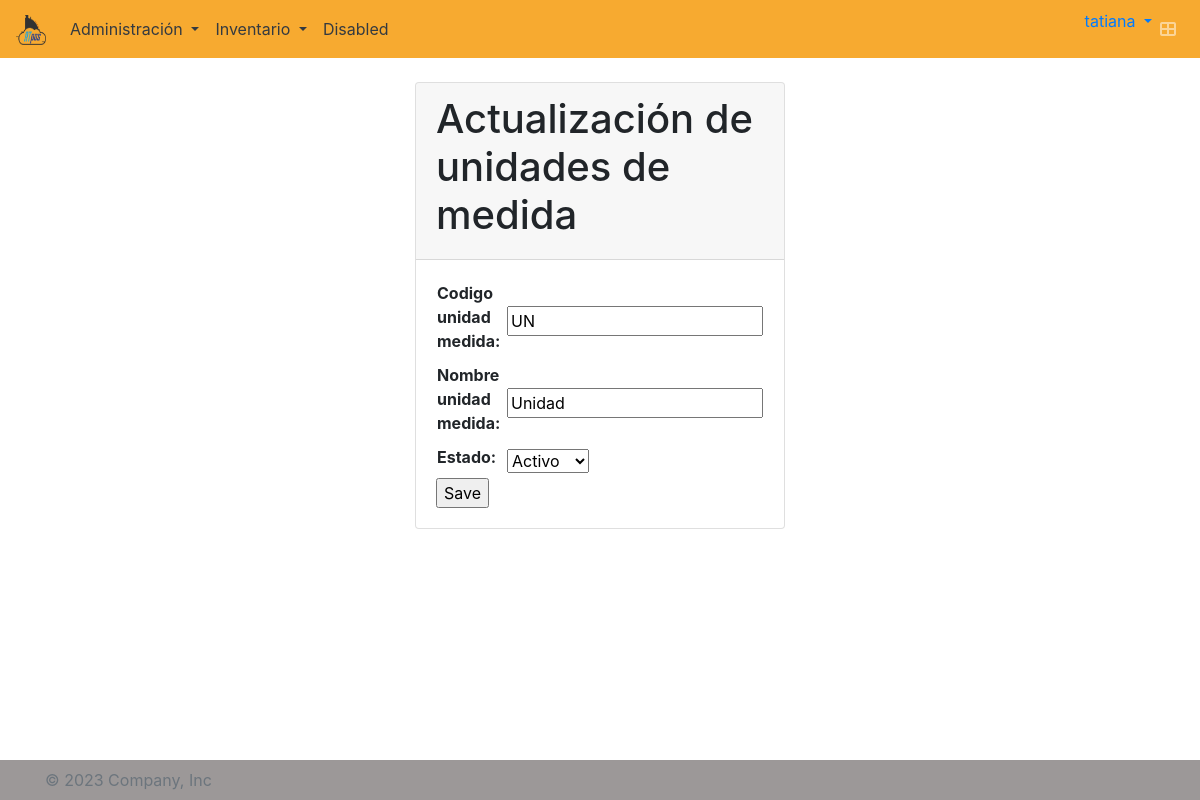
Page /unidadmedida/update/8/ (signed in) on the committed database.
### atpos/models.py (models this page shows, shortened)
class Usuario(AbstractUser):
    empresa = models.ForeignKey(Empresa, on_delete=models.CASCADE, blank=True, null=True)
    tel_inicial = models.CharField(max_length=10, blank=True, null=True)
    class Meta:
        default_permissions = ()
        permissions = [('add_usuario', 'Usuario crear'),
                        ('change_usuario', 'Usuario modificar'),
                        ('delete_usuario', 'Usuario eliminar'),
                        ('view_usuario', 'Usuario ver'),
                        ('password_usuario', 'Puede cambiar la clave usuario')]

class UnidadMedida(models.Model):
    codigo_unidad_medida = models.CharField(max_length=30, unique=False)
    nombre_unidad_medida = models.CharField(max_length=30, unique=False)
    estado = models.CharField(max_length=1, choices=ESTADO, default=ACTIVO )
    empresa = models.ForeignKey(Empresa, on_delete=models.CASCADE)
    class Meta:
        default_permissions = ()
        permissions = [('add_unidadmedida', 'Unidad Medida crear'),
                       ('change_unidadmedida', 'Unidad Medida modificar'),
                       ('delete_unidadmedida', 'Unidad Medida eliminar'),
                       ('view_unidadmedida', 'Unidad Medida ver')]
        unique_together = ('codigo_unidad_medida', 'empresa')

### atpos/views.py (the view, shortened to what this page needs)
# urls.py: path('unidadmedida/update/<int:pk>/', login_required(UnidadMedidaUpdate.as_view()), name='unidadmedida-update'),
class UnidadMedidaUpdate(UpdateView):
    model = UnidadMedida
    fields = ['codigo_unidad_medida', 'nombre_unidad_medida', 'estado']
    template_name_suffix = '_update_form'

### atpos/templates/atpos/unidadmedida_update_form.html (shortened to what this page needs)
{% extends 'base.html' %}
{% load static %}
{% block content %}
<br>
<section class="content" style="display: grid; place-items: center;">
    {% if object %}
    <div class="col-md-4">
        <div class="card">
            <div class="card-header">
                <h1>Actualización de unidades de medida</h1>
            </div>
            <div class="card-body">
                <form method="post" class="form-horizontal">
                    <table>
                        {{ form.as_table }}
                    </table>
                    <input type="submit" value="Save">
                </form>
            </div>
        </div>
    </div>
    {% else %}
    <p>Aún no se tiene unidades de medida para actualizar</p>
    {% endif %}
</section>
{% endblock %}

### atpos/templates/components/navbar.html (shortened to what this page needs)
{% load static %}
<nav class="navbar navbar-expand-lg navbar-dark bg-color-nav">
  <a class="navbar-brand" href="{% url 'tablero' %}">
    <img src="{% static 'img/LogoATpos200px.png' %}" width="30" height="30" alt="">
  </a>
  <div class="collapse navbar-collapse colortext" id="navbarSupportedContent">
    <ul class="navbar-nav mr-auto">
      <li class="nav-item dropdown">
        <a class="nav-link dropdown-toggle text-dark" href="#" id="navbarDropdown" role="button" data-toggle="dropdown" aria-haspopup="true" aria-expanded="false">
          Administración
        </a>
      </li>
      <li class="nav-item dropdown">
        <a class="nav-link dropdown-toggle text-dark" href="#" id="navbarDropdown" role="button" data-toggle="dropdown" aria-haspopup="true" aria-expanded="false">
          Inventario
        </a>
      </li>
      <li class="nav-item">
        <a class="nav-link text-dark" href="#">Disabled</a>
      </li>
    </ul>
  </div>
  <ul class="navbar-nav ml-auto">
    <li class="dropdown user user-menu">
      <a href="#" class="dropdown-toggle" data-toggle="dropdown">
        <span class="hidden-xs">{{ user.username }}</span>
      </a>
    </li>
    <li class="nav-item">
      <a class="nav-link" data-widget="control-sidebar" data-slide="true" href="#" role="button">
        <i class="fas fa-th-large"></i>
      </a>
    </li>
  </ul>
</nav>

### atpos/static/atpos/css/style.css (style rules this page uses)
.bg-color-nav { background-color: #f7aa30!important; }

### rows in the picture
Usuario: username "tatiana"
UnidadMedida: codigo_unidad_medida "UN", nombre_unidad_medida "Unidad", estado "Activo"
